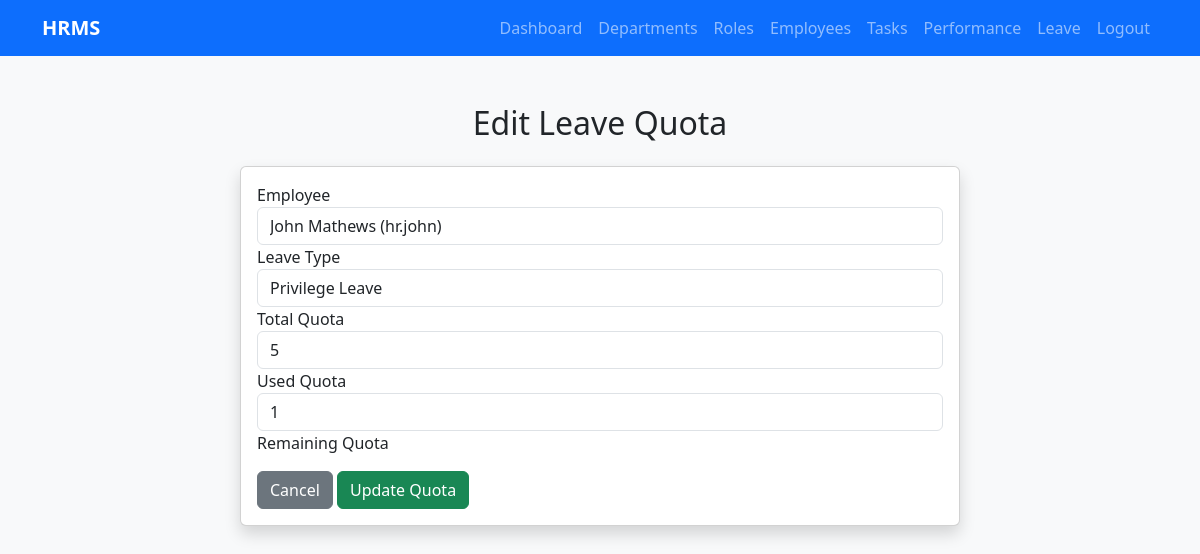
The page /departments/leave/quota/edit/2/ (signed in) on the database its author committed.
### departments/models.py (models this page shows, shortened)
class CustomUser(AbstractUser):
    employee_id = models.AutoField(primary_key=True)
    mobile = models.CharField(max_length=100)
    dept = models.ForeignKey(Department, on_delete=models.SET_NULL, null=True, blank=True)
    role = models.ForeignKey(Role, on_delete=models.SET_NULL, null=True, blank=True)
    reporting_manager = models.ForeignKey(
        'self',
        on_delete=models.SET_NULL,
        null=True,
        blank=True,
        related_name='subordinates'
    )
    date_of_joining = models.DateField(null=True, blank=True)
    created_at = models.DateTimeField(auto_now_add=True)
    updated_at = models.DateTimeField(auto_now=True)
    REQUIRED_FIELDS = ['email', 'first_name', 'last_name']
    def __str__(self):
        return f"{self.first_name} {self.last_name} ({self.username})"

class LeaveQuota(models.Model):
    LEAVE_TYPE_CHOICES = [
        ('PL', 'Privilege Leave'),
        ('CL', 'Casual Leave'),
        ('SL', 'Sick Leave'),
        ('LWP', 'Leave Without Pay'),
    ]
    leave_quota_id = models.AutoField(primary_key=True)
    employee = models.ForeignKey(CustomUser, on_delete=models.CASCADE, related_name='leave_quotas')
    leave_type = models.CharField(max_length=4, choices=LEAVE_TYPE_CHOICES)
    total_quota = models.PositiveIntegerField(default=0)
    used_quota = models.PositiveIntegerField(default=0)
    remain_quota = models.PositiveIntegerField(default=0)
    class Meta:
        unique_together = ('employee', 'leave_type')

### departments/views.py (the view)
# urls.py: path('leave/quota/edit/<int:pk>/', views.edit_leave_quota, name='edit_leave_quota'),
@login_required
def edit_leave_quota(request, pk):
    quota = get_object_or_404(LeaveQuota, pk=pk)
    if request.method == 'POST':
        form = LeaveQuotaForm(request.POST, instance=quota)
        if form.is_valid():
            form.save()
            messages.success(request, "Leave quota updated.")
            return redirect('leave_quota_list')
    else:
        form = LeaveQuotaForm(instance=quota)
    return render(request, 'departments/edit_leave_quota.html', {'form': form})

### departments/forms.py
class LeaveQuotaForm(forms.ModelForm):
    class Meta:
        model = LeaveQuota
        fields = ['employee', 'leave_type', 'total_quota', 'used_quota']

### templates/departments/edit_leave_quota.html (shortened to what this page needs)
{% extends 'departments/base.html' %}
{% load static %}
{% load widget_tweaks %}
{% block content %}
<div class="container mt-5">
    <h2 class="text-center mb-4">Edit Leave Quota</h2>
    <div class="row justify-content-center">
        <div class="col-md-8">
            <div class="card shadow">
                <div class="card-body">
                    <form method="post">
                        <div class="form-group">
                            <label for="employee">Employee</label>
                            {{ form.employee|add_class:"form-control" }}
                        </div>
                        <div class="form-group">
                            <label for="leave_type">Leave Type</label>
                            {{ form.leave_type|add_class:"form-control" }}
                        </div>
                        <div class="form-group">
                            <label for="total_quota">Total Quota</label>
                            {{ form.total_quota|add_class:"form-control" }}
                        </div>
                        <div class="form-group">
                            <label for="used_quota">Used Quota</label>
                            {{ form.used_quota|add_class:"form-control" }}
                        </div>
                        <div class="form-group">
                            <label for="remain_quota">Remaining Quota</label>
                        </div>
                        <div class="text-right mt-3">
                            <a href="{% url 'leave_quota_list' %}" class="btn btn-secondary">Cancel</a>
                            <button type="submit" class="btn btn-success">Update Quota</button>
                        </div>
                    </form>
                </div>
            </div>
        </div>
    </div>
</div>
{% endblock %}

### templates/departments/base.html (style rules this page uses)
body { background-color: #f8f9fa; }

### rows shown on the page
CustomUser: employee "John Mathews (hr.john)"
LeaveQuota: leave_type "Privilege Leave", total_quota "5", used_quota "1"
